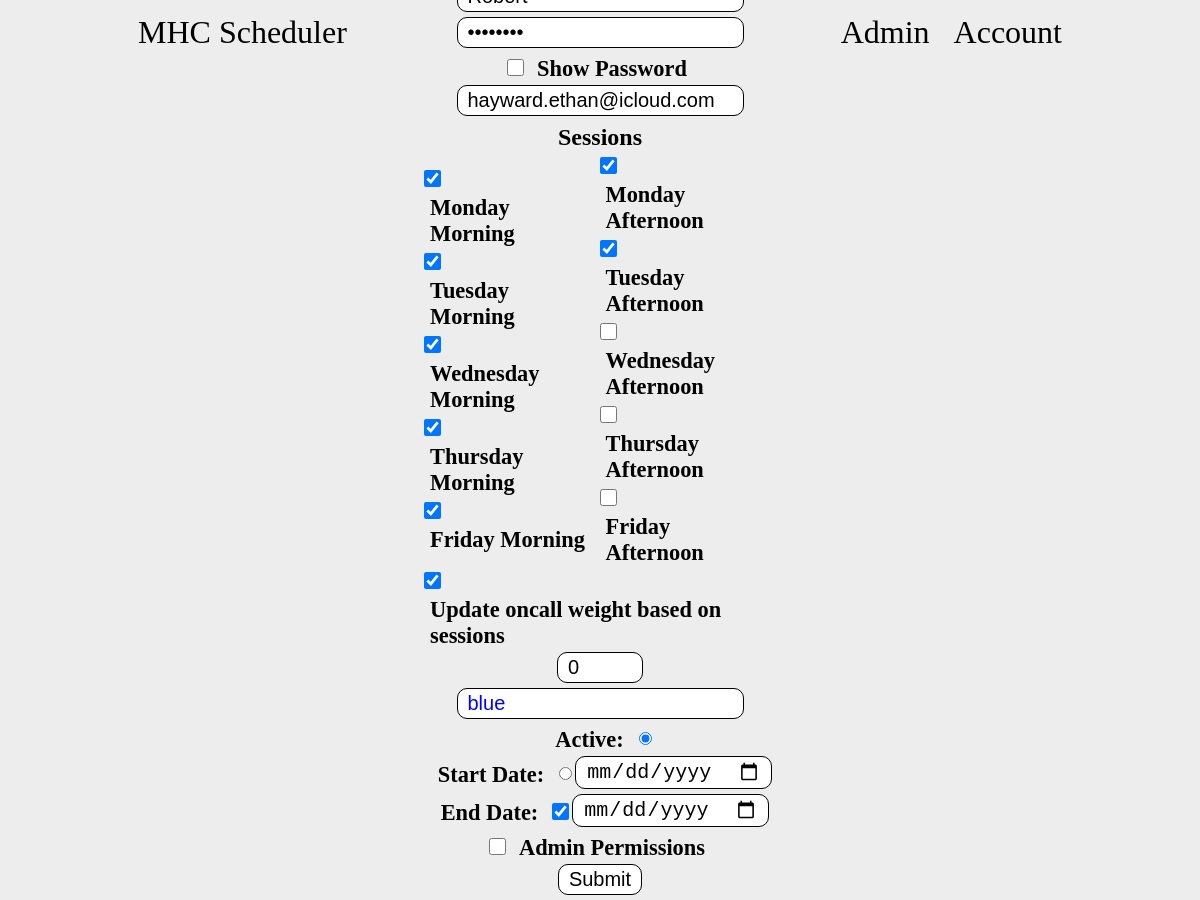
Screenshot of /editUser?id=6 with the database file from the repository.
### tables this page shows
CREATE TABLE people (id INTEGER NOT NULL, name varchar(255) NOT NULL, admin bool NOT NULL, diff int NOT NULL, password varchar(255), email varchar(255), sessions bit(10), weight INTEGER, end_diff int, color varchar(255), active BOOL, activate_date varchar(255), finish_date varchar(255), PRIMARY KEY (id));

### app.py (the view)
@app.route("/editUser", methods=['GET', 'POST'])
def editUser():
    con = sqlite3.connect("main.db")
    con.row_factory = sqlite3.Row
    cur = con.cursor()
    userData = request.form.to_dict()
    sessionData = request.form.get("sessions")
    if request.method == "POST":
        if not request.form.get("name") or not request.form.get("password") or not request.form.get("email") or not request.form.get("weight") or not request.form.get("color"):
            attackDetails = "Thie could be someone trying to alter the client code to complete the update user form without filling all fields"
            personId = session['user_id']
            cur.execute("INSERT INTO suspicious (person_id, timestamp, type, details) VALUES (?, datetime(), 2, ?)", (personId, attackDetails))
            con.commit()
            cur.close()
            return render_template('editUser.html', user=userData, sessionData=sessionData, warn="Not all fields were filled")
        if not request.form.get("start"):
            return render_template('edituser.html', isNew="yes", user=userData, sessionData=sessionData, warn="Please select a start date")
        if not request.form.get("sessions"):
            return render_template('edituser.html', isNew="yes", user=userData, sessionData=sessionData, warn="Please select sessions")
        if not request.form.get("new") and request.form.get("id"):
            userId = request.form.get("id")
        elif not request.form.get("new") and not request.form.get("id"):
            cur.execute("SELECT * FROM people WHERE id = ?;", (person_id,))
            row = cur.fetchone()
            userData = dict(row)
            attackDetails = "Thie could be someone trying to alter the client code to complete the update user form without filling all fields"
            personId = session['user_id']
            cur.execute("INSERT INTO suspicious (person_id, timestamp, type, details) VALUES (?, datetime(), 2, ?)", (personId, attackDetails))
            con.commit()
            cur.close()
            return render_template('editUser.html', user=userData, sessionData=sessionData, warn="Not all fields were filled")
        name = request.form.get("name")
        password = request.form.get("password")
        email = request.form.get("email")
        sessions = request.form.getlist("sessions")
        weight = int(request.form.get("weight"))
        color = request.form.get("color")
        start = request.form.get("start")
        weightAdd = 0
        admin = 0
        sessionsNumber = 0
        if request.form.get("updateWeight"):
            weight = 0
            weightAdd = 1
        if request.form.get("admin"):
            admin = 1
        if request.form.get("endDateCheck"):
            endDate = request.form.get("endDate")
        else:
            endDate = None
        if start == "date":
            active = 0
            startDate = request.form.get("startDate")
        else:
            active = 1
            startDate = None
        for i in range(len(sessions)):
            sessionsNumber += int(sessions[i])
            weight += weightAdd
        if request.form.get("new"): # Create new user
            con.row_factory = lambda cursor, row: row[0]
            listCur = con.cursor()
            listCur.execute("SELECT diff FROM people ORDER BY diff DESC LIMIT 1")
            highestDiff = listCur.fetchall()[0]
            listCur.execute("SELECT end_diff FROM people ORDER BY end_diff DESC LIMIT 1")
            highestEndDiff = listCur.fetchall()[0]
            cur.execute("INSERT INTO people (name, password, email, sessions, weight, admin, diff, end_diff, color, finish_date, active, activate_date, diff, end_diff) VALUES (?,?,?,?,?,?,0,0,?,?,?,?,?,?)", (name, password, email, sessionsNumber, weight, admin, color, endDate or None, active, startDate or None, highestDiff, highestEndDiff))
        else: # Edit user
            cur.execute("UPDATE people SET name = ?, password = ?, email = ?, sessions = ?, weight = ?, admin = ?, color = ?, finish_date = ?, active = ?, activate_date = ? WHERE id = ?", (name, password, email, sessionsNumber, weight, admin, color, endDate, active, startDate, userId))
        con.commit()
        con.close()
        return redirect("./account?users=1")
    else:
        person_id = request.args.get("id")
        if person_id: # Check if fields are filled
            person_id = int(person_id)
            userData = 0
            sessionData = 0
            if person_id != 0:
                cur.execute("SELECT * FROM people WHERE id = ?;", (person_id,))
                row = cur.fetchone()
                userData = dict(row)
                con.close()
                sessionsNumber = userData['sessions']
                sessionData = {}
                daysValues = {"fa": 512, "fm": 256, "tha": 128, "thm": 64, "wa": 32, "wm": 16, "ta": 8, "tm": 4, "ma": 2, "mm": 1}
                if sessionsNumber:
                    for key in daysValues.keys():
                        if sessionsNumber >= daysValues[key]:
                            sessionsNumber -= daysValues[key]
                            sessionData[key] = "Checked"
                        else:
                            sessionData[key] = ""
            return render_template('editUser.html', user=userData, sessionData=sessionData)
        else:
            return redirect("./account")

### app.py (called while the page is built)
@app.after_request
def add_header(response):
    response.headers["Cache-Control"] = "no-store, no-cache, must-revalidate, post-check=0, pre-check=0, max-age=0"
    response.headers["Pragma"] = "no-cache"
    response.headers["Expires"] = "0"
    return response

### templates/editUser.html (shortened to what this page needs)
{% extends "base.html" %}
{% block body %}
<nav>
    <a href="./">MHC Scheduler</a>
    <div>
        <a href="./account">Admin</a>
        <a href="./signin">Account</a>
    </div>
</nav>
<main class="editUser">
    {% if user == 0 %}
    <form action="./editUser?id=0" method="post" class="editUser">
        <p style="color:red; text-align: center; font-size: 1.5rem;">{{ warn }}</p>
        <input type="hidden" name="new" value="1">
        <input required autocomplete="off" type="text" name="name" placeholder="Name">
        <input required autocomplete="off" type="password" name="password" placeholder="Password"id="password">
        <span><input type="checkbox" name="showpassword" id="showPassword" onclick="togglePasswordVisibility()"><label for="showPassword">Show Password</label></span>
        <input required autocomplete="off" type="email" name="email" placeholder="Email">
        <h3>Sessions</h3>
        <div class="sessions">
            <div>
                <input type="checkbox" name="sessions" value="1" id="mm"><label for="mm">Monday Morning</label><br>
                <input type="checkbox" name="sessions" value="4" id="tm"><label for="tm">Tuesday Morning</label><br>
                <input type="checkbox" name="sessions" value="16" id="wm"><label for="wm">Wednesday Morning</label><br>
                <input type="checkbox" name="sessions" value="64" id="thm"><label for="thm">Thursday Morning</label><br>
                <input type="checkbox" name="sessions" value="256" id="fm"><label for="fm">Friday Morning</label><br>
            </div>
            <div>
                <input type="checkbox" name="sessions" value="2" id="ma"><label for="ma">Monday Afternoon</label><br>
                <input type="checkbox" name="sessions" value="8" id="ta"><label for="ta">Tuesday Afternoon</label><br>
                <input type="checkbox" name="sessions" value="32" id="wa"><label for="wa">Wednesday Afternoon</label><br>
                <input type="checkbox" name="sessions" value="128" id="tha"><label for="tha">Thursday Afternoon</label><br>
                <input type="checkbox" name="sessions" value="512" id="fa"><label for="fa">Friday Afternoon</label>
            </div>
        </div>
        <span><input checked type="checkbox" name="updateWeight" id="weight"><label for="weight">Update oncall weight based on sessions</label></span>
        <input required autocomplete="off" type="number" name="weight" min="0" max="10" step="1" placeholder="Oncall Weight (1-10)" value="0">
        <input required autocomplete="off" type="text" name="color" placeholder="HTML Color" id="colorInput">
        <div class="sessions">
            <label for="active">Start Now: </label>
            <input type="radio" name="start" value="now" id="active">
        </div>
        <div class="sessions">
            <label for="startDateCheck">Start Date: </label>
            <input type="radio" name="start" id="startDateCheck">
            <input type="date" name="startDate" value="date" placeholder="Start Date" id="DatePicker">
        </div>
        <div class="sessions">
            <label for="endDateCheck">End Date:  </label>
            <input type="checkbox" name="endDateCheck" id="endDateCheck">
            <input type="date" name="endDate" placeholder="Start Date" id="endDatePicker">
        </div>
        <span><input type="checkbox" name="admin" id="admin"><label for="admin">Admin Permissions</label></span>
        <input type="submit" value="Submit">
    {% else %}
    <form action="./editUser?id={{ user['id'] }}" method="post" class="editUser">
        <input required autocomplete="off" type="text" name="name" placeholder="Name" value="{{ user['name'] }}">
        <input required autocomplete="off" type="password" name="password" placeholder="Password" value="{{ user['password'] }}" id="password">
        <span><input type="checkbox" name="showpassword" id="showPassword" onclick="togglePasswordVisibility()"><label for="showPassword">Show Password</label></span>
        <input required autocomplete="off" type="email" name="email" placeholder="Email" value="{{ user['email'] }}">
        <h3>Sessions</h3>
        <div class="sessions">
            <div>
                <input {{ sessionData['mm'] }} type="checkbox" name="sessions" value="1" id="mm"><label for="mm">Monday Morning</label><br>
                <input {{ sessionData['tm'] }} type="checkbox" name="sessions" value="4" id="tm"><label for="tm">Tuesday Morning</label><br>
                <input {{ sessionData['wm'] }} type="checkbox" name="sessions" value="16" id="wm"><label for="wm">Wednesday Morning</label><br>
                <input {{ sessionData['thm'] }} type="checkbox" name="sessions" value="64" id="thm"><label for="thm">Thursday Morning</label><br>
                <input {{ sessionData['fm'] }} type="checkbox" name="sessions" value="256" id="fm"><label for="fm">Friday Morning</label><br>
            </div>
            <div>
                <input {{ sessionData['ma'] }} type="checkbox" name="sessions" value="2" id="ma"><label for="ma">Monday Afternoon</label><br>
                <input {{ sessionData['ta'] }} type="checkbox" name="sessions" value="8" id="ta"><label for="ta">Tuesday Afternoon</label><br>
                <input {{ sessionData['wa'] }} type="checkbox" name="sessions" value="32" id="wa"><label for="wa">Wednesday Afternoon</label><br>
                <input {{ sessionData['tha'] }} type="checkbox" name="sessions" value="128" id="tha"><label for="tha">Thursday Afternoon</label><br>
                <input {{ sessionData['fa'] }} type="checkbox" name="sessions" value="512" id="fa"><label for="fa">Friday Afternoon</label>
            </div>
        </div>
        <span><input checked type="checkbox" name="updateWeight" id="weight"><label for="weight">Update oncall weight based on sessions</label></span>
        <input required autocomplete="off" type="number" name="weight" min="0" max="10" step="1" placeholder="Oncall Weight (1-10)" value="0">
        <input required autocomplete="off" type="text" name="color" placeholder="HTML Color" value="{{ user['color'] }}" id="colorInput">
        <div class="sessions">
            <label for="active">Active: </label>
            {% if user['active'] == 1 %}
            <input checked type="radio" name="start" value="now" id="active">
            {% else %}
            <input type="radio" name="start" value="now" id="active">
            {% endif %}
        </div>
        <div class="sessions">
            <label for="startDateCheck">Start Date: </label>
            {% if user['activate_date'] != None %}
            <input checked type="radio" name="start" id="startDateCheck">
            <input value="{{ user['activate_date'] }}" type="date" name="startDate" id="DatePicker">
            {% else %}
            <input type="radio" name="start" id="startDateCheck">
            <input type="date" name="startDate" id="DatePicker">
            {% endif %}
        </div>
        <div class="sessions">
            <label for="endDateCheck">End Date:  </label>
            {% if user['finish_date'] is defined %}
            <input checked type="checkbox" name="endDateCheck" id="endDateCheck">
            <input value="{{ user['finish_date'] }}" type="date" name="endDate" id="endDatePicker">
            {% else %}
            <input type="checkbox" name="endDateCheck" id="endDateCheck">
            <input type="date" name="endDate" placeholder="Start Date" id="endDatePicker">
            {% endif %}
        </div>
        {% if user['admin'] == 1 %}
        <span><input checked type="checkbox" name="admin" id="admin"><label for="admin">Admin Permissions</label></span>
        {% else %}
        <span><input type="checkbox" name="admin" id="admin"><label for="admin">Admin Permissions</label></span>
        {% endif %}
        <input type="submit" value="Submit">
    </form>
    {% endif %}
</main>
{% endblock %}

### static/main.css (style rules this page uses)
body { background-color: rgb(237, 237, 237); padding: 0 10%; font-family:'Times New Roman', Times, serif; }
main.editUser { display: flex; flex-direction: column; align-items: center; height: 90vh; }
nav { color: black; display: flex; flex-direction: row; justify-content: space-between; align-items: center; height: 6vh; }
.print, nav a { color: black; text-decoration: none; padding: 10px; font-size: 2rem; border-radius: 10px; }
label, select, input, button, form a { display: inline-block; font-size: 1.25rem; padding: 3px 10px; border-radius: 10px; }
label { font-weight: bold; font-size: 1.4rem; }
select, input, button, form a { background-color: white; border: 1px solid black; }
form { margin: 10px 0 20px 0; }
form input[type='checkbox'] { height: 17px; width: 17px; }
form.editUser { display: flex; flex-direction: column; justify-content: center; width: 30vw; margin: auto; }
form input { margin-bottom: 5px; }
form h3 { font-size: 1.5rem; margin: 3px; }
.sessions { display: flex; flex-direction: row; align-items: center; }
.editUser { display: flex; justify-content: center; align-items: center; }

### static/print.css (style rules this page uses)
nav, a { display: none; }

### rows the page displays
people: name "Robert", email "hayward.ethan@icloud.com", color "blue"
